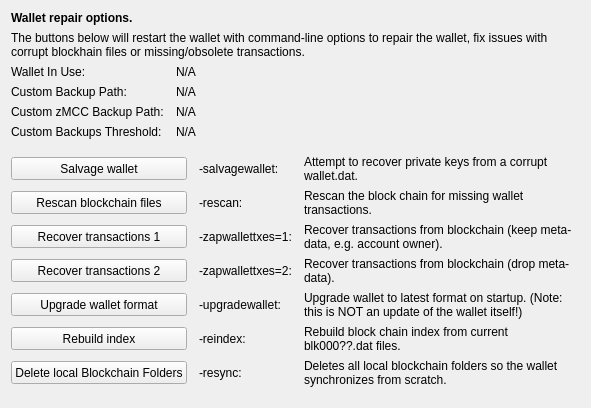
     <widget class="QWidget" name="tab_repair">
      <attribute name="title">
       <string>&amp;Wallet Repair</string>
      </attribute>
      <layout class="QGridLayout" name="gridLayout_4" columnstretch="0,0,0,0">
       <property name="horizontalSpacing">
        <number>12</number>
       </property>
       <item row="0" column="0" colspan="4">
        <widget class="QLabel" name="label_repair_header">
         <property name="font">
          <font>
           <weight>75</weight>
           <bold>true</bold>
          </font>
         </property>
         <property name="text">
          <string>Wallet repair options.</string>
         </property>
        </widget>
       </item>
       <item row="1" column="0" colspan="4">
        <widget class="QLabel" name="label_repair_helptext">
         <property name="font">
          <font>
           <weight>50</weight>
           <bold>false</bold>
          </font>
         </property>
         <property name="text">
          <string>The buttons below will restart the wallet with command-line options to repair the wallet, fix issues with corrupt blockhain files or missing/obsolete transactions.</string>
         </property>
         <property name="wordWrap">
          <bool>true</bool>
         </property>
        </widget>
       </item>
       <item row="2" column="0">
        <widget class="QLabel" name="wallet_path_label">
         <property name="text">
          <string>Wallet In Use:</string>
         </property>
        </widget>
       </item>
       <item row="2" column="1" colspan="3">
        <widget class="QLabel" name="wallet_path">
         <property name="cursor">
          <cursorShape>IBeamCursor</cursorShape>
         </property>
         <property name="text">
          <string>N/A</string>
         </property>
         <property name="textFormat">
          <enum>Qt::PlainText</enum>
         </property>
         <property name="textInteractionFlags">
          <set>Qt::LinksAccessibleByMouse|Qt::TextSelectableByKeyboard|Qt::TextSelectableByMouse</set>
         </property>
        </widget>
       </item>
       <item row="3" column="0">
        <widget class="QLabel" name="wallet_custombackuppath_label">
         <property name="text">
          <string>Custom Backup Path:</string>
         </property>
         <property name="visible">
          <bool>false</bool>
         </property>
        </widget>
       </item>
       <item row="3" column="1" colspan="3">
        <widget class="QLabel" name="wallet_custombackuppath">
         <property name="cursor">
          <cursorShape>IBeamCursor</cursorShape>
         </property>
         <property name="text">
          <string>N/A</string>
         </property>
         <property name="textFormat">
          <enum>Qt::PlainText</enum>
         </property>
         <property name="textInteractionFlags">
          <set>Qt::LinksAccessibleByMouse|Qt::TextSelectableByKeyboard|Qt::TextSelectableByMouse</set>
         </property>
         <property name="visible">
          <bool>false</bool>
         </property>
        </widget>
       </item>
       <item row="4" column="0">
        <widget class="QLabel" name="wallet_customzmccbackuppath_label">
         <property name="text">
          <string>Custom zMCC Backup Path:</string>
         </property>
         <property name="visible">
          <bool>false</bool>
         </property>
        </widget>
       </item>
       <item row="4" column="1" colspan="3">
        <widget class="QLabel" name="wallet_customzmccbackuppath">
         <property name="cursor">
          <cursorShape>IBeamCursor</cursorShape>
         </property>
         <property name="text">
          <string>N/A</string>
         </property>
         <property name="textFormat">
          <enum>Qt::PlainText</enum>
         </property>
         <property name="textInteractionFlags">
          <set>Qt::LinksAccessibleByMouse|Qt::TextSelectableByKeyboard|Qt::TextSelectableByMouse</set>
         </property>
         <property name="visible">
          <bool>false</bool>
         </property>
        </widget>
       </item>
       <item row="5" column="0">
        <widget class="QLabel" name="wallet_custombackupthreshold_label">
         <property name="text">
          <string>Custom Backups Threshold:</string>
         </property>
         <property name="visible">
          <bool>false</bool>
         </property>
        </widget>
       </item>
       <item row="5" column="1" colspan="3">
        <widget class="QLabel" name="wallet_custombackupthreshold">
         <property name="cursor">
          <cursorShape>IBeamCursor</cursorShape>
         </property>
         <property name="text">
          <string>N/A</string>
         </property>
         <property name="textFormat">
          <enum>Qt::PlainText</enum>
         </property>
         <property name="textInteractionFlags">
          <set>Qt::LinksAccessibleByMouse|Qt::TextSelectableByKeyboard|Qt::TextSelectableByMouse</set>
         </property>
         <property name="visible">
          <bool>false</bool>
         </property>
        </widget>
       </item>
       <item row="6" column="0">
        <spacer name="verticalSpacer_repair1">
         <property name="orientation">
          <enum>Qt::Vertical</enum>
         </property>
         <property name="sizeHint" stdset="0">
          <size>
           <width>10</width>
           <height>10</height>
          </size>
         </property>
        </spacer>
       </item>
       <item row="7" column="0" colspan="2">
        <widget class="QPushButton" name="btn_salvagewallet">
         <property name="minimumSize">
          <size>
           <width>100</width>
           <height>23</height>
          </size>
         </property>
         <property name="text">
          <string>Salvage wallet</string>
         </property>
        </widget>
       </item>
       <item row="7" column="2">
        <widget class="QLabel" name="label_repair_salvage_command">
         <property name="text">
          <string notr="true">-salvagewallet:</string>
         </property>
        </widget>
       </item>
       <item row="7" column="3">
        <widget class="QLabel" name="label_repair_salvage">
         <property name="text">
          <string>Attempt to recover private keys from a corrupt wallet.dat.</string>
         </property>
         <property name="wordWrap">
          <bool>true</bool>
         </property>
        </widget>
       </item>
       <item row="8" column="0" colspan="2">
        <widget class="QPushButton" name="btn_rescan">
         <property name="minimumSize">
          <size>
           <width>100</width>
           <height>23</height>
          </size>
         </property>
         <property name="text">
          <string>Rescan blockchain files</string>
         </property>
        </widget>
       </item>
       <item row="8" column="2">
        <widget class="QLabel" name="label_repair_rescan_command">
         <property name="text">
          <string notr="true">-rescan:</string>
         </property>
        </widget>
       </item>
       <item row="8" column="3">
        <widget class="QLabel" name="label_repair_rescan">
         <property name="text">
          <string>Rescan the block chain for missing wallet transactions.</string>
         </property>
         <property name="wordWrap">
          <bool>true</bool>
         </property>
        </widget>
       </item>
       <item row="9" column="0" colspan="2">
        <widget class="QPushButton" name="btn_zapwallettxes1">
         <property name="minimumSize">
          <size>
           <width>100</width>
           <height>23</height>
          </size>
         </property>
         <property name="text">
          <string>Recover transactions 1</string>
         </property>
        </widget>
       </item>
       <item row="9" column="2">
        <widget class="QLabel" name="label_repair_zap1_command">
         <property name="text">
          <string notr="true">-zapwallettxes=1:</string>
         </property>
        </widget>
       </item>
       <item row="9" column="3">
        <widget class="QLabel" name="label_repair_zap1">
         <property name="text">
          <string>Recover transactions from blockchain (keep meta-data, e.g. account owner).</string>
         </property>
         <property name="wordWrap">
          <bool>true</bool>
         </property>
        </widget>
       </item>
       <item row="10" column="0" colspan="2">
        <widget class="QPushButton" name="btn_zapwallettxes2">
         <property name="minimumSize">
          <size>
           <width>100</width>
           <height>23</height>
          </size>
         </property>
         <property name="text">
          <string>Recover transactions 2</string>
         </property>
        </widget>
       </item>
       <item row="10" column="2">
        <widget class="QLabel" name="label_repair_zap2_command">
         <property name="text">
          <string notr="true">-zapwallettxes=2:</string>
         </property>
        </widget>
       </item>
       <item row="10" column="3">
        <widget class="QLabel" name="label_repair_zap2">
         <property name="text">
          <string>Recover transactions from blockchain (drop meta-data).</string>
         </property>
         <property name="wordWrap">
          <bool>true</bool>
         </property>
        </widget>
       </item>
       <item row="11" column="0" colspan="2">
        <widget class="QPushButton" name="btn_upgradewallet">
         <property name="minimumSize">
          <size>
           <width>100</width>
           <height>23</height>
          </size>
         </property>
         <property name="text">
          <string>Upgrade wallet format</string>
         </property>
        </widget>
       </item>
       <item row="11" column="2">
        <widget class="QLabel" name="label_repair_upgrade_command">
         <property name="text">
          <string notr="true">-upgradewallet:</string>
         </property>
        </widget>
       </item>
       <item row="11" column="3">
        <widget class="QLabel" name="label_repair_upgrade">
         <property name="text">
          <string>Upgrade wallet to latest format on startup. (Note: this is NOT an update of the wallet itself!)</string>
         </property>
         <property name="wordWrap">
          <bool>true</bool>
         </property>
        </widget>
       </item>
       <item row="12" column="0" colspan="2">
        <widget class="QPushButton" name="btn_reindex">
         <property name="minimumSize">
          <size>
           <width>100</width>
           <height>23</height>
          </size>
         </property>
         <property name="text">
          <string>Rebuild index</string>
         </property>
        </widget>
       </item>
       <item row="12" column="2">
        <widget class="QLabel" name="label_repair_reindex_command">
         <property name="text">
          <string notr="true">-reindex:</string>
         </property>
        </widget>
       </item>
       <item row="12" column="3">
        <widget class="QLabel" name="label_repair_reindex">
         <property name="text">
          <string>Rebuild block chain index from current blk000??.dat files.</string>
         </property>
         <property name="wordWrap">
          <bool>true</bool>
         </property>
        </widget>
       </item>
       <item row="13" column="0" colspan="2">
        <widget class="QPushButton" name="btn_resync">
         <property name="minimumSize">
          <size>
           <width>100</width>
           <height>23</height>
          </size>
         </property>
         <property name="text">
          <string>Delete local Blockchain Folders</string>
         </property>
        </widget>
       </item>
       <item row="13" column="2">
        <widget class="QLabel" name="label_repair_resync_command">
         <property name="text">
          <string>-resync:</string>
         </property>
        </widget>
       </item>
       <item row="13" column="3">
        <widget class="QLabel" name="label_repair_resync">
         <property name="text">
          <string>Deletes all local blockchain folders so the wallet synchronizes from scratch.</string>
         </property>
         <property name="wordWrap">
          <bool>true</bool>
         </property>
        </widget>
       </item>
       <item row="14" column="0">
        <spacer name="verticalSpacer_repair2">
         <property name="orientation">
          <enum>Qt::Vertical</enum>
         </property>
         <property name="sizeHint" stdset="0">
          <size>
           <width>20</width>
           <height>10</height>
          </size>
         </property>
        </spacer>
       </item>
      </layout>
     </widget>
